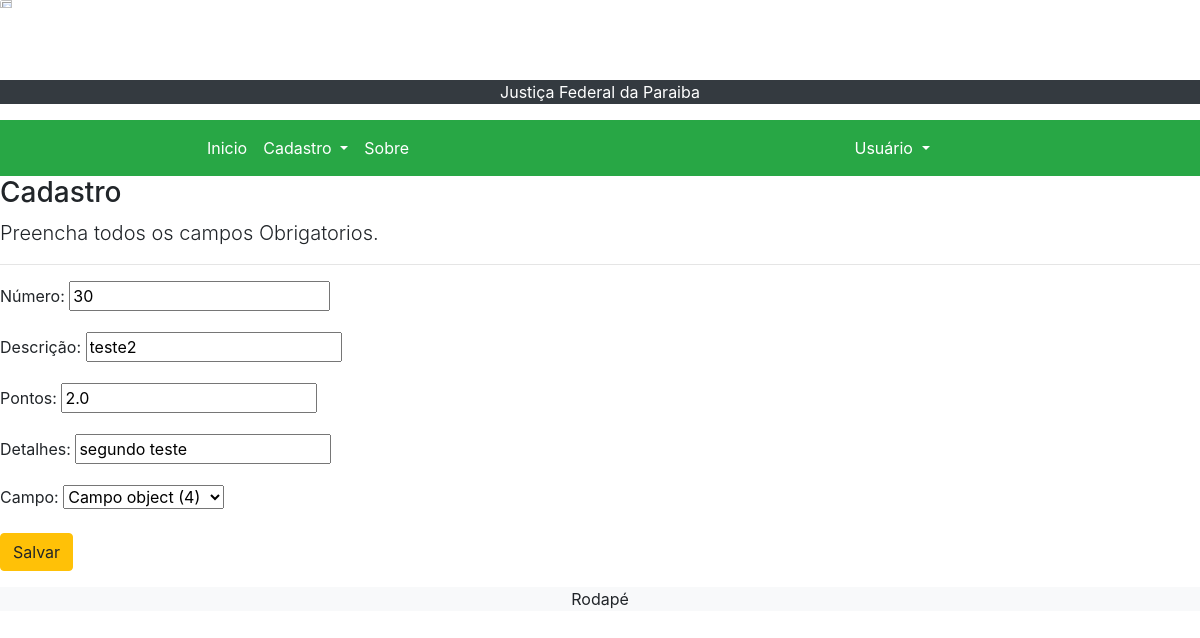
Page /editar/atividade/3/ (signed in) on the committed database.
### cadastros/models.py (models this page shows)
class Atividade(models.Model):
       numero = models.BigIntegerField(verbose_name="número")
       descricao = models.CharField(max_length=150, verbose_name="Descrição")
       pontos = models.DecimalField(decimal_places=1,max_digits=4)
       detalhes = models.CharField(max_length=100)
       campo = models.ForeignKey(Campo, on_delete=models.PROTECT)# proteção para não apagar os dados que estao em atividade

### cadastros/views.py (the view)
# urls.py: path('editar/atividade/<int:pk>/', AtividadeUpdate.as_view(), name="editar-atividade"),
class AtividadeUpdate(LoginRequiredMixin,UpdateView):
    login_url = reverse_lazy('login')
    model = Atividade
    fields = ['numero', 'descricao','pontos','detalhes','campo']
    template_name = 'cadastros/cadastrar.html'
    success_url = reverse_lazy('list-atividade')

### cadastros/templates/cadastros/cadastrar.html (shortened to what this page needs)
{% extends 'modelo.html' %}
{% load static %}
{% block Conteudo %}
<h3> Cadastro </h3>
<p class="lead">
   Preencha todos os campos Obrigatorios.
</p>
<hr>
<form action ="" method="POST">
    {{ form.as_p }}
    <button type="submit" class="btn btn-warning">Salvar</button>
</form>
{% endblock %}

### rows in the picture
Atividade: numero "30", descricao "teste2", pontos "2.0", detalhes "segundo teste", campo "Campo object (4)"
